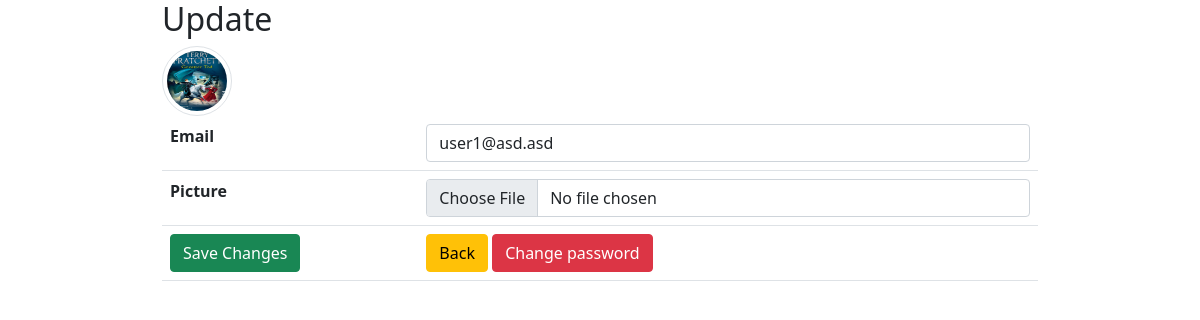
/ecom/userupdate.php?id=2 (signed in), run on the app's committed database.
### tables this page shows
CREATE TABLE `users` (
  `user_id` int(11) NOT NULL,
  `user_mail` varchar(50) NOT NULL,
  `user_pass` varchar(255) NOT NULL,
  `user_pic` varchar(255) DEFAULT NULL,
  `user_status` varchar(10) NOT NULL DEFAULT 'user',
  `fk_sup_id` int(11) DEFAULT NULL
);

### ecom/userupdate.php (the view, shortened to what this page needs)
<?php
require_once "components/db_connect.php";
if(isset($_SESSION["adm"])){$toggle=true;}
elseif(isset($_SESSION["user"]) && $_SESSION["user"] == $_GET["id"]){$toggle=true;}
elseif(isset($_SESSION["sup"]) && $_SESSION["sup"] == $_GET["id"]){$toggle=true;}
else{$toggle=false;}
if ($toggle) {
    $id = $_GET["id"];
    $sql = "SELECT * FROM users WHERE user_id = $id";
    $result = mysqli_query($connect, $sql);
    if (mysqli_num_rows($result) == 1) {
        $data = mysqli_fetch_assoc($result);
        $email = $data['user_mail'];
    }
}
else{
    header("Location: index.php");
    exit;
}
?>
<!DOCTYPE html>
<html lang="en">
<head>
    <?php require_once 'components/boot.php' ?>
</head>
<body>
    <div class="container w-75">
        <h2>Update</h2>
        <img class='img-thumbnail rounded-circle' src='pictures/<?php echo $data['user_pic'] ?>' alt="Something went wrong.">
        <form method="post" enctype="multipart/form-data">
            <table class="table">
                <tr>
                    <th>Email</th>
                    <td><input class="form-control" type="email" name="email" placeholder="Email" value="<?php echo $email ?>" /></td>
                </tr>
                <tr>
                    <th>Picture</th>
                    <td><input class="form-control" type="file" name="picture" /></td>
                </tr>
                <tr>
                    <td><button name="submit" class="btn btn-success" type="submit">Save Changes</button></td>
                    <td><a href="index.php"><button class="btn btn-warning" type="button">Back</button></a>
                    <?php if(isset($_SESSION["user"]) || isset($_SESSION["sup"])){
                        echo "<a href='userchangepass.php?id=".$id."'><button class='btn btn-danger' type='button'>Change password</button></a></td>";
                    } ?>
                </tr>
            </table>
        </form>
    </div>
</body>
</html>

### ecom/userupdate.php (style rules this page uses)
.img-thumbnail { width: 70px !important; height: 70px !important; }

### data on the page
users: user_pic (picture), email "user1@asd.asd"
